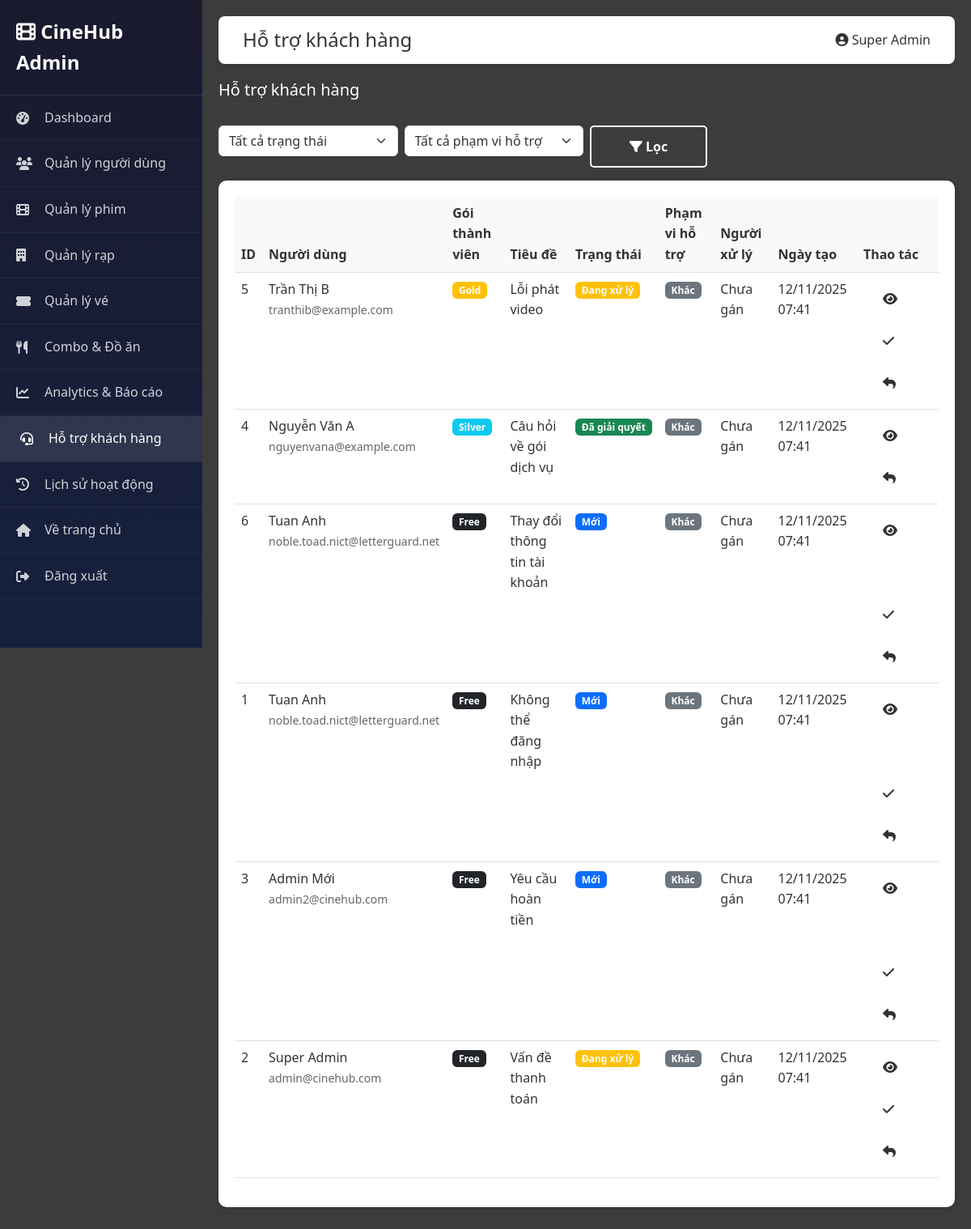
The page /?route=admin/support (signed in) on the database its author committed.
### tables this page shows
CREATE TABLE `users` (
  `id` int(11) NOT NULL,
  `name` varchar(100) NOT NULL,
  `email` varchar(120) NOT NULL,
  `password` varchar(255) NOT NULL,
  `avatar` varchar(255) DEFAULT NULL,
  `birthdate` date DEFAULT NULL,
  `rank` enum('Bronze','Silver','Gold','Platinum') DEFAULT 'Bronze',
  `points` int(11) DEFAULT 0,
  `subscription_id` int(11) DEFAULT NULL,
  `status` enum('active','inactive','banned') DEFAULT 'active',
  `email_verified` tinyint(1) DEFAULT 0,
  `created_at` timestamp NOT NULL DEFAULT current_timestamp(),
  `updated_at` timestamp NOT NULL DEFAULT current_timestamp() ON UPDATE current_timestamp(),
  `role` enum('user','admin','moderator','manager') DEFAULT 'user',
  `theater_id` int(11) DEFAULT NULL,
  `is_active` tinyint(1) DEFAULT 1,
  `last_login` datetime DEFAULT NULL
);

CREATE TABLE `support_tickets` (
  `id` int(11) NOT NULL,
  `user_id` int(11) NOT NULL,
  `subject` varchar(255) NOT NULL,
  `message` text NOT NULL,
  `status` enum('Mới','Đang xử lý','Đã giải quyết','Đã đóng') DEFAULT 'Mới',
  `priority` enum('Thấp','Trung bình','Cao','Khẩn cấp') DEFAULT 'Trung bình',
  `tags` varchar(255) DEFAULT NULL,
  `assigned_to` int(11) DEFAULT NULL,
  `created_at` timestamp NOT NULL DEFAULT current_timestamp(),
  `updated_at` timestamp NOT NULL DEFAULT current_timestamp() ON UPDATE current_timestamp()
);

CREATE TABLE `subscriptions` (
  `id` int(11) NOT NULL,
  `name` varchar(50) NOT NULL,
  `price` decimal(10,2) DEFAULT 0.00,
  `description` text DEFAULT NULL,
  `benefits` text DEFAULT NULL,
  `created_at` timestamp NOT NULL DEFAULT current_timestamp()
);

### modules/admin/views/support.php (the view, shortened to what the rows shown need)
<div class="stat-card">
    <div class="table-responsive">
        <table class="table table-hover">
            <thead>
                <tr>
                    <th>ID</th>
                    <th>Người dùng</th>
                    <th>Gói thành viên</th>
                    <th>Tiêu đề</th>
                    <th>Trạng thái</th>
                    <th>Phạm vi hỗ trợ</th>
                    <th>Người xử lý</th>
                    <th>Ngày tạo</th>
                    <th>Thao tác</th>
                </tr>
            </thead>
            <tbody>
                <?php if (empty($tickets)): ?>
                    <tr>
                        <td colspan="9" class="text-center text-muted">Không có ticket nào</td>
                    </tr>
                <?php else: ?>
                    <?php foreach ($tickets as $ticket): ?>
                        <tr>
                            <td><?php echo $ticket['id']; ?></td>
                            <td>
                                <div><?php echo htmlspecialchars($ticket['user_name']); ?></div>
                                <small class="text-muted"><?php echo htmlspecialchars($ticket['user_email']); ?></small>
                            </td>
                            <td>
                                <?php
                                $subscriptionName = $ticket['subscription_name'] ?? 'Free';
                                $subscriptionClass = match($subscriptionName) {
                                    'Premium' => 'danger',
                                    'Gold' => 'warning',
                                    'Silver' => 'info',
                                    'Basic' => 'secondary',
                                    default => 'dark'
                                };
                                ?>
                                <span class="badge bg-<?php echo $subscriptionClass; ?>">
                                    <?php echo htmlspecialchars($subscriptionName); ?>
                                </span>
                            </td>
                            <td><?php echo htmlspecialchars($ticket['subject']); ?></td>
                            <td>
                                <span class="badge bg-<?php
                                    echo match($ticket['status']) {
                                        'Mới' => 'primary',
                                        'Đang xử lý' => 'warning',
                                        'Đã giải quyết' => 'success',
                                        default => 'secondary'
                                    };
                                ?> status-badge-<?php echo $ticket['id']; ?>" id="status-badge-<?php echo $ticket['id']; ?>">
                                    <?php echo htmlspecialchars($ticket['status']); ?>
                                </span>
                            </td>
                            <td>
                                <?php
                                $category = 'Khác';
                                $categoryClass = match($category) {
                                    'Lỗi mua bán vé' => 'danger',
                                    'Mua bán vé' => 'warning',
                                    'Lỗi về phim' => 'info',
                                    'Đăng nhập/Đăng xuất' => 'primary',
                                    default => 'secondary'
                                };
                                ?>
                                <span class="badge bg-<?php echo $categoryClass; ?>">
                                    <?php echo htmlspecialchars($category); ?>
                                </span>
                            </td>
                            <td><?php echo htmlspecialchars($ticket['assigned_name'] ?? 'Chưa gán'); ?></td>
                            <td><?php echo date('d/m/Y H:i', strtotime($ticket['created_at'])); ?></td>
                            <td>
                                <div class="d-flex gap-1 flex-wrap">
                                    <a href="?route=admin/support/view&id=<?php echo $ticket['id']; ?>" class="btn btn-sm btn-outline-primary" title="Xem chi tiết">
                                        <i class="fas fa-eye"></i>
                                    </a>
                                    <?php if ($ticket['status'] !== 'Đã giải quyết'): ?>
                                        <?php if ($ticket['status'] !== 'Đang xử lý'): ?>
                                            <form method="POST" action="?route=admin/support/update-status" style="display: inline;" class="status-update-form" onsubmit="return handleStatusUpdate(this, 'Đang xử lý');">
                                                <button type="submit" class="btn btn-sm btn-outline-warning" title="Đang giải quyết">
                                                    <i class="fas fa-spinner"></i>
                                                </button>
                                            </form>
                                        <?php endif; ?>
                                        <form method="POST" action="?route=admin/support/update-status" style="display: inline;" class="status-update-form" onsubmit="return handleStatusUpdate(this, 'Đã giải quyết');">
                                            <button type="submit" class="btn btn-sm btn-outline-success" title="Đã giải quyết">
                                                <i class="fas fa-check"></i>
                                            </button>
                                        </form>
                                    <?php endif; ?>
                                    <button type="button" class="btn btn-sm btn-outline-info" onclick="openReplyModal(<?php echo $ticket['id']; ?>, '<?php echo htmlspecialchars($ticket['user_email'], ENT_QUOTES); ?>', '<?php echo htmlspecialchars($ticket['subject'], ENT_QUOTES); ?>')" title="Phản hồi">
                                        <i class="fas fa-reply"></i>
                                    </button>
                                </div>
                            </td>
                        </tr>
                    <?php endforeach; ?>
                <?php endif; ?>
            </tbody>
        </table>
    </div>
</div>

### modules/admin/views/layout.php (shortened to what the rows shown need)
<!DOCTYPE html>
<html lang="vi">
<head>
    <link href="https://cdn.jsdelivr.net/npm/bootstrap@5.3.0/dist/css/bootstrap.min.css" rel="stylesheet">
    <link rel="stylesheet" href="https://cdnjs.cloudflare.com/ajax/libs/font-awesome/6.4.0/css/all.min.css">
    <link rel="stylesheet" href="http://localhost/DuAn1/style.css">
</head>
<body>
    <div class="admin-main">
        <div class="admin-header">
            <div class="d-flex justify-content-between align-items-center">
                <div class="d-flex align-items-center gap-3">
                    <span><i class="fas fa-user-circle"></i> <?php echo htmlspecialchars($user['name'] ?? 'Admin'); ?></span>
                </div>
            </div>
        </div>
        <?php echo $content; ?>
    </div>
</body>
</html>

### rows shown on the page
users: name "Super Admin"
support_tickets: id "5", user.name "Trần Thị B", user.email "tranthib@example.com", subscriptions.name "Gold", subject "Lỗi phát video", status "Đang xử lý", category "Khác", assigned_name "Chưa gán", created_at "12/11/2025 07:41"
support_tickets: id "4", user.name "Nguyễn Văn A", user.email "nguyenvana@example.com", subscriptions.name "Silver", subject "Câu hỏi về gói dịch vụ", status "Đã giải quyết", category "Khác", assigned_name "Chưa gán", created_at "12/11/2025 07:41"
support_tickets: id "6", user.name "Tuan Anh", user.email "noble.toad.nict@letterguard.net", subscriptions.name "Free", subject "Thay đổi thông tin tài khoản", status "Mới", category "Khác", assigned_name "Chưa gán", created_at "12/11/2025 07:41"
support_tickets: id "1", user.name "Tuan Anh", user.email "noble.toad.nict@letterguard.net", subscriptions.name "Free", subject "Không thể đăng nhập", status "Mới", category "Khác", assigned_name "Chưa gán", created_at "12/11/2025 07:41"
support_tickets: id "3", user.name "Admin Mới", user.email "admin2@cinehub.com", subscriptionName "Free", subject "Yêu cầu hoàn tiền", status "Mới", category "Khác", assigned_name "Chưa gán", created_at "12/11/2025 07:41"
support_tickets: id "2", user.name "Super Admin", user.email "admin@cinehub.com", subscriptionName "Free", subject "Vấn đề thanh toán", status "Đang xử lý", category "Khác", assigned_name "Chưa gán", created_at "12/11/2025 07:41"

### other values the page prints
$title "Hỗ trợ khách hàng"
